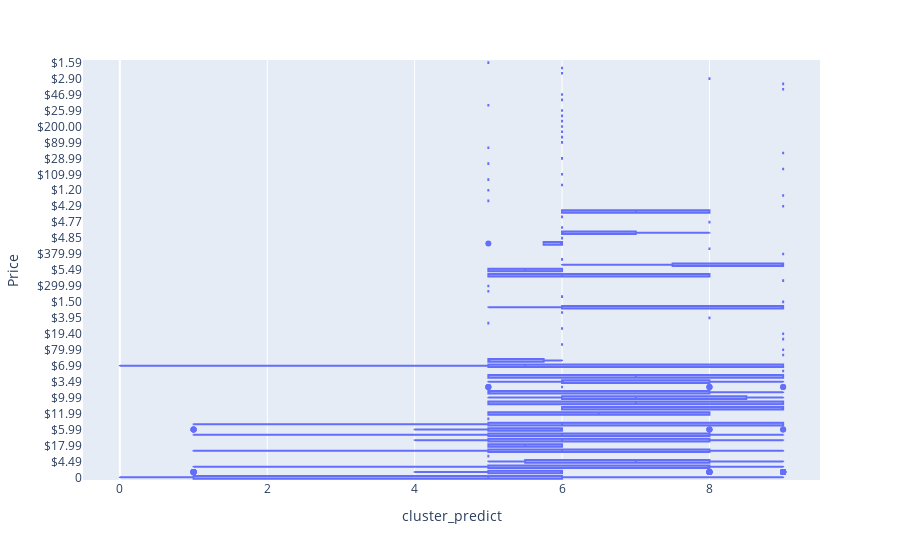

The code cell stored with this chart in its notebook:
### Code cell
my_boxplot_fct(train_orig_pred, "Price")

### Figure 1 — Plotly figure (JSON) as saved in the notebook; plotly's stock layout.template omitted (floating-point values rounded to 4 significant figures; data arrays with more than 128 entries replaced by an {"elided": "..."} marker saying what was removed)
{"data": [{"alignmentgroup": "True", "hovertemplate": "cluster_predict=%{x}<br>Price=%{y}<extra></extra>", "legendgroup": "", "marker": {"color": "#636efa"}, "name": "", "notched": false, "offsetgroup": "", "orientation": "h", "showlegend": false, "x": {"elided": "10381 float values"}, "x0": " ", "xaxis": "x", "y": {"elided": "10381 str values"}, "y0": " ", "yaxis": "y", "type": "box"}], "layout": {"xaxis": {"anchor": "y", "domain": [0.0, 1.0], "title": {"text": "cluster_predict"}}, "yaxis": {"anchor": "x", "domain": [0.0, 1.0], "title": {"text": "Price"}}, "legend": {"tracegroupgap": 0}, "margin": {"t": 60}, "boxmode": "group"}}
